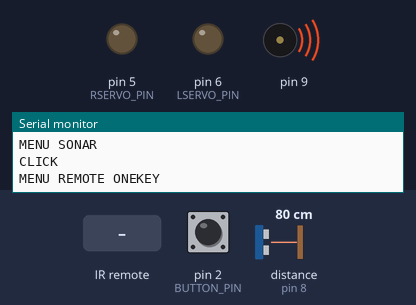
The sketch below on a simulated Arduino Uno, built with avr-gcc and run on an emulated ATmega328P. Shown: output pins drawn as LEDs (lit = HIGH), buzzer (waves = sounding), the last lines printed to the serial monitor. Inputs (shaded band) come from the test bench; at power-on: pin 2 (BUTTON_PIN) HIGH, distance to the obstacle (sensor on pin 8) 80 cm. The echo pulse lasts 58.3 µs per cm.

Above: at 1.6 s.
1.7 s: pin 2 (BUTTON_PIN) driven LOW
6.5 s: infrared code 0x3D9AE3F7 received
At 8.0 s:
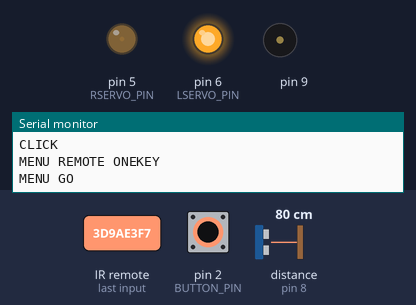
8.9 s: pin 2 (BUTTON_PIN) driven HIGH
At 11.1 s:
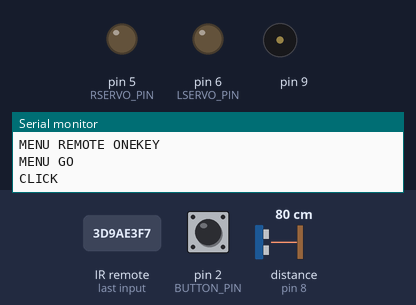
11.4 s: pin 2 (BUTTON_PIN) pulsed LOW 2 times (0.12 s each, 0.3 s apart)
At 16.4 s:
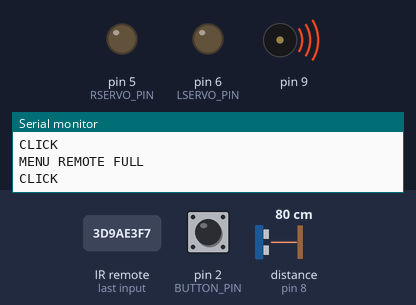
Timing chart, 0 to 17.8 s (numbered marks = the images above; inputs shaded):
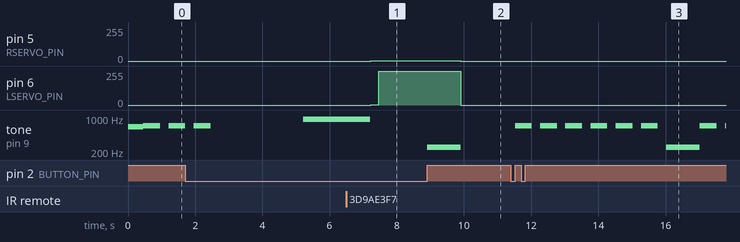

The sketch:

andromeda.ino
```cpp
#include <IRremote.h>
#include <NewPing.h>
#include <toneAC.h>

// ULTRASONIC SENSOR CONFIG
#define TRIGGER_PIN  7
#define ECHO_PIN     8
#define MAX_DISTANCE 200
#define SONAR_DISTANCE_TO_STOP    20
#define SONAR_DISTANCE_TO_GO      40
#define SONAR_MS_TURN_RIGHT       550
#define SONAR_MS_TURN_LEFT        500
#define SONAR_MS_CHECK_INTERVAL   50

// SERVO CONFIG
#define LSERVO_STOP 0 // 95
#define RSERVO_STOP 0 // 95
#define LSERVO_FORWARD 250
#define RSERVO_FORWARD 10
#define LSERVO_RIGHT 0
#define RSERVO_RIGHT 100
#define LSERVO_LEFT 0
#define RSERVO_LEFT 100
#define LSERVO_BACKWARD 1
#define RSERVO_BACKWARD 254

// PINS CONFIG
#define IR_PIN 11
#define BUTTON_PIN 2
#define LSERVO_PIN 6
#define RSERVO_PIN 5

// ROBOT MOVEMENTS
#define STOP        0
#define FORWARD     1
#define BACKWARD    2
#define TURN_RIGHT  3
#define TURN_LEFT   4

// BUTTON STATES
#define BTN_ON      0
#define BTN_OFF     1
#define BTN_CLICK   2

// DRIVE MODES
#define DRIVE_MENU            0
#define DRIVE_SONAR           1
#define DRIVE_REMOTE_ONEKEY   2
#define DRIVE_REMOTE_FULL     3
#define DRIVE_MODES           3

// IR REMOTE CODES
#define REMOTE_FORWARD    1033561079 //3838214000
#define REMOTE_BACKWARD   465573243 //4109411888
#define REMOTE_LEFT       2351064443 //2718175436
#define REMOTE_RIGHT      71952287 //274564916
#define REMOTE_STOP       1217346747 //4291178960


int robotMovements[][2]={
  {0, 0},     // Stop
  {254, 1},   // Forward
  {1, 254},   // Backward
  {254, 254}, // Turn Right
  {1, 1}      // Turn Left
};

NewPing sonar(TRIGGER_PIN, ECHO_PIN, MAX_DISTANCE);
IRrecv irrecv(IR_PIN);
decode_results results;

//void toneAC(int x, int y, int z) {delay(z);}

void setup() {
  Serial.begin(9600);
  irrecv.enableIRIn();
  pinMode(BUTTON_PIN, INPUT);
  pinMode(LSERVO_PIN, OUTPUT);
  pinMode(RSERVO_PIN, OUTPUT);
  //moveRobot(FORWARD);
  //delay(250);
  //moveRobot(STOP);
  playBeverlyHillsCop();
  }

int buttonState=BTN_OFF;
int driveMode=DRIVE_MENU;
int menuOption=DRIVE_MENU;
int distance=0;
int distance_left=0;
int distance_right=0;
int ping_buffer[3]={MAX_DISTANCE, MAX_DISTANCE, MAX_DISTANCE};
int ping_buffer_index=0;
unsigned char robotCurrentMove=STOP;
unsigned long lastButtonClick=0;
unsigned long time_last_ping;
unsigned long time_ms;

void loop()
{

  // Obtain button status and capture click
  if (digitalRead(BUTTON_PIN)==LOW)
  {
    buttonState=BTN_OFF;
  }
  else if (buttonState==BTN_OFF)
  {
    buttonState=BTN_CLICK;
    Serial.println("CLICK");
  }
  else
    buttonState=BTN_ON;

  // Robot is in Main Menu
  if (driveMode==DRIVE_MENU)
  {
    if (buttonState==BTN_CLICK)
    {
      if (++menuOption>DRIVE_MODES) menuOption=DRIVE_MENU;
      // Play tones to know the option selected
      if (menuOption==DRIVE_MENU)
      {
        toneAC(250,10,1000);
        lastButtonClick=0;
        Serial.println("MENU PRINCIPAL");
      }
      else if (menuOption==DRIVE_SONAR)
      {
        Serial.println("MENU SONAR");
        toneAC(700,10,500);
        delay(250);
        lastButtonClick=millis();
      }
      else if (menuOption==DRIVE_REMOTE_ONEKEY)
      {
        Serial.println("MENU REMOTE ONEKEY");
        toneAC(700,10,500);
        delay(250);
        toneAC(700,10,500);
        delay(250);
        lastButtonClick=millis();
      }
      else
      {
        Serial.println("MENU REMOTE FULL");
        toneAC(700,10,500);
        delay(250);
        toneAC(700,10,500);
        delay(250);
        toneAC(700,10,500);
        delay(250);
        lastButtonClick=millis();
      }
      buttonState=BTN_OFF;
    }
    else if (lastButtonClick!=0)
    {
      if (millis()>lastButtonClick+2500)
      {
        Serial.println("MENU GO");
        toneAC(950,10,2000);
        lastButtonClick=0;
        driveMode=menuOption;
        if (driveMode==DRIVE_SONAR)
          moveRobot(FORWARD);
      }
    }
  }
  else // The robot is Moving
  {
    if (buttonState==BTN_CLICK)
    {
      driveMode=DRIVE_MENU;
      menuOption=DRIVE_MENU;
      toneAC(250,10,1000);
      moveRobot(STOP);
      lastButtonClick=0;
    }
    else
    {
      if (millis()>time_last_ping+SONAR_MS_CHECK_INTERVAL)
      {
        ping_buffer[ping_buffer_index++]=sonar.ping_cm();
        time_last_ping=millis();
        if (ping_buffer_index>2) ping_buffer_index=0;
        distance=(ping_buffer[0]+ping_buffer[1]+ping_buffer[2])/3;
      }

      if (driveMode==DRIVE_SONAR)
        driveModeSonar();
      else if (driveMode==DRIVE_REMOTE_ONEKEY)
        driveModeRemoteOneKey();
      else
        driveModeRemoteFull();
    }
  }
}

void driveModeSonar()
{
    if (distance<SONAR_DISTANCE_TO_STOP)
    {
      // Get right distance
      time_ms=millis();
      moveRobot(TURN_RIGHT);
      while (millis()<time_ms+SONAR_MS_TURN_RIGHT);
      moveRobot(STOP);
      distance_right=sonar.convert_cm(sonar.ping_median(5));
      delay(250);
      // Get left distance
      time_ms=millis();
      moveRobot(TURN_LEFT);
      while (millis()<time_ms+SONAR_MS_TURN_LEFT*2);
      moveRobot(STOP);
      distance_right=sonar.convert_cm(sonar.ping_median(5));
      delay(250);
      if (distance_left>=SONAR_DISTANCE_TO_GO || distance_right>=SONAR_DISTANCE_TO_GO)
      {
        if (distance_left<distance_right)
        {
          time_ms=millis();
          moveRobot(TURN_RIGHT);
          while (millis()<time_ms+SONAR_MS_TURN_RIGHT*2);
        }
      }
      else
      {
        time_ms=millis();
        moveRobot(TURN_LEFT);
        while (millis()<time_ms+SONAR_MS_TURN_LEFT);
      }
      moveRobot(FORWARD);
    }
}

void driveModeRemoteOneKey()
{
  if (irrecv.decode(&results))
  {
    moveRobot(TURN_LEFT);
    irrecv.resume();
    lastButtonClick=millis();
  }
  else if (millis()>lastButtonClick+250 && distance>=SONAR_DISTANCE_TO_STOP)
    moveRobot(FORWARD);
  else if (millis()>lastButtonClick+250 && distance<SONAR_DISTANCE_TO_STOP)
    moveRobot(STOP);
}

void driveModeRemoteFull()
{

  if (irrecv.decode(&results))
  {
    switch (results.value)
    {
      case REMOTE_FORWARD:
        moveRobot(FORWARD);
        break;
      case REMOTE_BACKWARD:
        moveRobot(BACKWARD);
        break;
      case REMOTE_LEFT:
        moveRobot(TURN_LEFT);
        break;
      case REMOTE_RIGHT:
        moveRobot(TURN_RIGHT);
        break;
      case REMOTE_STOP:
        moveRobot(STOP);
        break;
    }

    irrecv.resume();
    lastButtonClick=millis();
  }
}

void moveRobot(unsigned char direction)
{
  if (robotCurrentMove==direction)
    return;

  robotCurrentMove=direction;

  analogWrite(LSERVO_PIN,robotMovements[direction][0]);
  analogWrite(RSERVO_PIN,robotMovements[direction][1]);
}

void playBeverlyHillsCop()
{
  toneAC(659,10,460);
  //toneAC(784,10,340); toneAC(659,10,230); toneAC(659,10,110); toneAC(880,10,230); toneAC(659,10,230); toneAC(587,10,230);
  //toneAC(659,10,460); toneAC(988,10,340); toneAC(659,10,230); toneAC(659,10,110); toneAC(1047, 10, 230); toneAC(988,10,230); toneAC(784,10,230); toneAC(659,10,230); toneAC(988,10,230); toneAC(1318,10,230); toneAC(659,10,110); toneAC(587,10,230); toneAC(587,10,110); toneAC(494,10,230); toneAC(740,10,230); toneAC(659,10,460);
  //toneAC(0); // Turn off toneAC, can also use noToneAC().
}
```

Measured:
- after the input at 6.5 s, pin 6 (LSERVO_PIN): 0/255 → 1/255 after 0.72 s, → 254/255 0.25 s later
- after the input at 8.9 s, pin 5 (RSERVO_PIN): 1/255 → 0/255 after 1.0 s; pin 6 (LSERVO_PIN): 254/255 → 0/255 after 1.0 s; tone on pin 9: silent → 250 Hz at once, → silent 1.0 s later
- after the input at 11.4 s, tone on pin 9: plays 700 Hz for 0.50 s, 700 Hz for 0.50 s, 700 Hz for 0.50 s, 700 Hz for 0.50 s, 700 Hz for 0.50 s, 700 Hz for 0.50 s … (9 notes in this stretch), starting after 0.12 s
